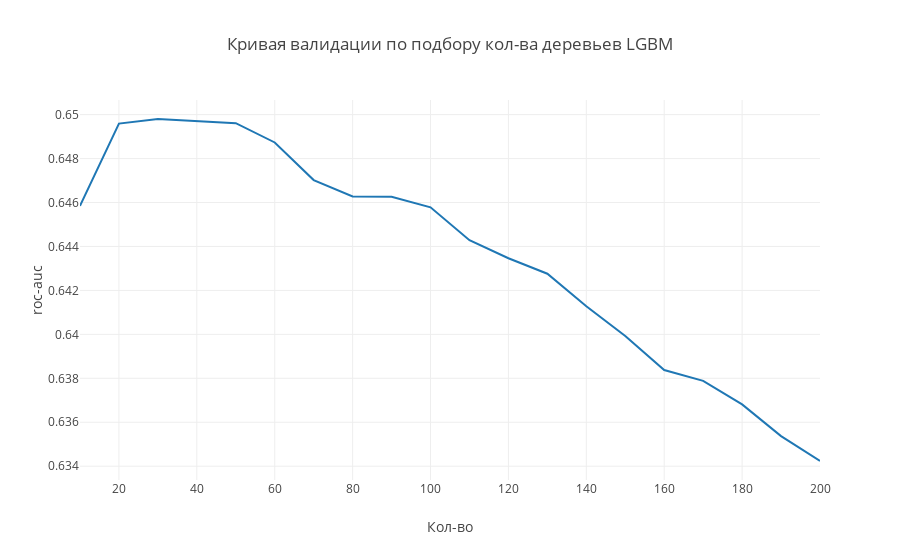

The notebook cell saved with this chart:
### Code cell
# graphic
trace1 = go.Scatter(
    x=[i for i in range(10,201,10)],
    y=scores_lgbm
)
data = [trace1]
layout = go.Layout(title = 'Кривая валидации по подбору кол-ва деревьев LGBM',
          yaxis={'title':'roc-auc'}, xaxis={'title':'Кол-во'})

fig = go.Figure(data=data, layout=layout)
iplot(fig, show_link=False)

### Figure 1 — Plotly figure (JSON) as saved in the notebook; plotly's stock layout.template omitted (floating-point values rounded to 4 significant figures)
{"data": [{"type": "scatter", "uid": "4600e8ad-436a-4bfa-a2ff-a708ad34db6c", "x": [10, 20, 30, 40, 50, 60, 70, 80, 90, 100, 110, 120, 130, 140, 150, 160, 170, 180, 190, 200], "y": [0.6458, 0.6496, 0.6498, 0.6497, 0.6496, 0.6487, 0.647, 0.6463, 0.6463, 0.6458, 0.6443, 0.6435, 0.6428, 0.6413, 0.6399, 0.6384, 0.6379, 0.6368, 0.6354, 0.6342]}], "layout": {"title": {"text": "Кривая валидации по подбору кол-ва деревьев LGBM"}, "xaxis": {"title": {"text": "Кол-во"}}, "yaxis": {"title": {"text": "roc-auc"}}}}
